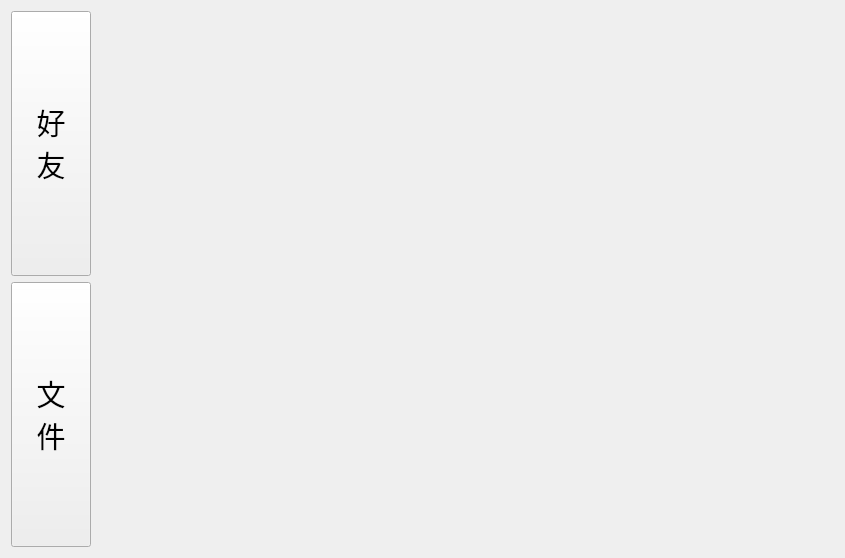
<?xml version="1.0" encoding="UTF-8"?>
<ui version="4.0">
 <class>Index</class>
 <widget class="QWidget" name="Index">
  <property name="geometry">
   <rect>
    <x>0</x>
    <y>0</y>
    <width>845</width>
    <height>558</height>
   </rect>
  </property>
  <property name="windowTitle">
   <string>首页</string>
  </property>
  <layout class="QHBoxLayout" name="horizontalLayout">
   <item>
    <layout class="QVBoxLayout" name="verticalLayout">
     <item>
      <widget class="QPushButton" name="friend_PB">
       <property name="sizePolicy">
        <sizepolicy hsizetype="Minimum" vsizetype="Expanding">
         <horstretch>0</horstretch>
         <verstretch>0</verstretch>
        </sizepolicy>
       </property>
       <property name="font">
        <font>
         <pointsize>22</pointsize>
        </font>
       </property>
       <property name="text">
        <string>好
友</string>
       </property>
      </widget>
     </item>
     <item>
      <widget class="QPushButton" name="file_PB">
       <property name="sizePolicy">
        <sizepolicy hsizetype="Minimum" vsizetype="Expanding">
         <horstretch>0</horstretch>
         <verstretch>0</verstretch>
        </sizepolicy>
       </property>
       <property name="font">
        <font>
         <pointsize>22</pointsize>
        </font>
       </property>
       <property name="text">
        <string>文
件</string>
       </property>
      </widget>
     </item>
    </layout>
   </item>
   <item>
    <widget class="QStackedWidget" name="stackedWidget">
     <widget class="Friend" name="friendPage"/>
     <widget class="File" name="filePage"/>
    </widget>
   </item>
  </layout>
 </widget>
 <customwidgets>
  <customwidget>
   <class>Friend</class>
   <extends>QWidget</extends>
   <header>friend.h</header>
   <container>1</container>
  </customwidget>
  <customwidget>
   <class>File</class>
   <extends>QWidget</extends>
   <header>file.h</header>
   <container>1</container>
  </customwidget>
 </customwidgets>
 <resources/>
 <connections/>
</ui>
